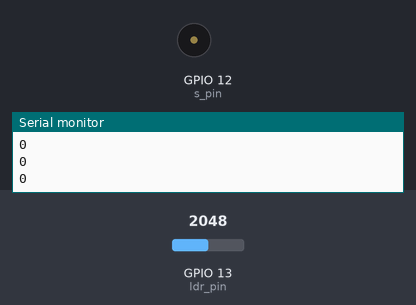
The sketch below on a simulated ESP32. On the bench: buzzer (waves = sounding), the last lines printed to the serial monitor. The inputs (shaded band) are chosen by the test bench; at power-on: GPIO 13 (ldr_pin) = 2048.

Above: at 1.2 s.
1.3 s: GPIO 13 (ldr_pin) set to 2866
At 2.2 s:
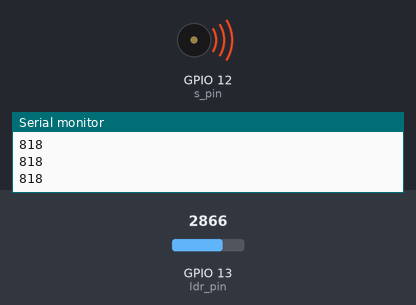
2.8 s: GPIO 13 (ldr_pin) set to 3603
At 3.3 s:
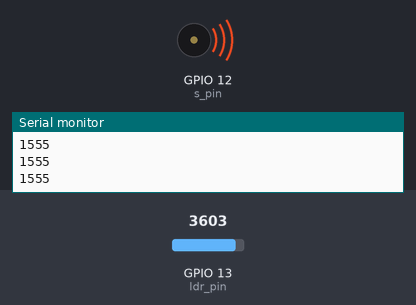
4.3 s: GPIO 13 (ldr_pin) set to 2047
At 5.3 s:
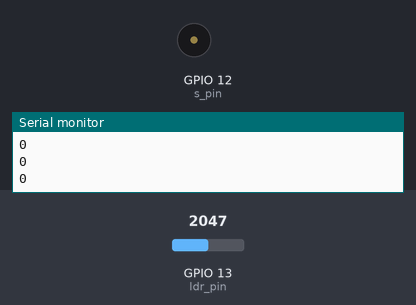
Timing chart, 0 to 7.3 s (numbered marks = the images above; inputs shaded):
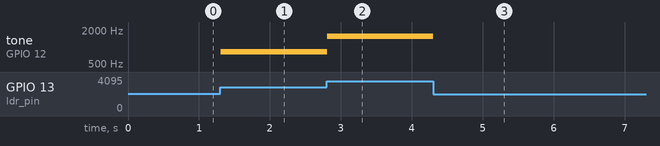

Measured:
- after the input at 1.3 s, tone on GPIO 12 (s_pin): silent → 818 Hz at once
- after the input at 2.8 s, tone on GPIO 12 (s_pin): 818 Hz → 1555 Hz at once
- after the input at 4.3 s, tone on GPIO 12 (s_pin): 1555 Hz → silent at once

The sketch:

Speaker.ino
```cpp
uint8_t s_pin = 12;
uint8_t ldr_pin = 13;
int MIN = 4095;
int MAX = 0;

void setup() {
  Serial.begin(115200);
  ledcSetup(0, 12000, 8);
  ledcAttachPin(s_pin, 0);
  pinMode(ldr_pin, INPUT);
}

void loop() {
  int freq = analogRead(ldr_pin);
  MAX = max(freq, MAX);
  MIN = min(freq, MIN);
  freq = scale(freq);
  ledcWriteTone(0, freq);
  Serial.println(freq);
  delay(10);
}

int scale(int f) {
  f = f - MIN;
  double scalar = 4095 / MAX;
  f = (int) scalar * f;
  return f;
}
```
